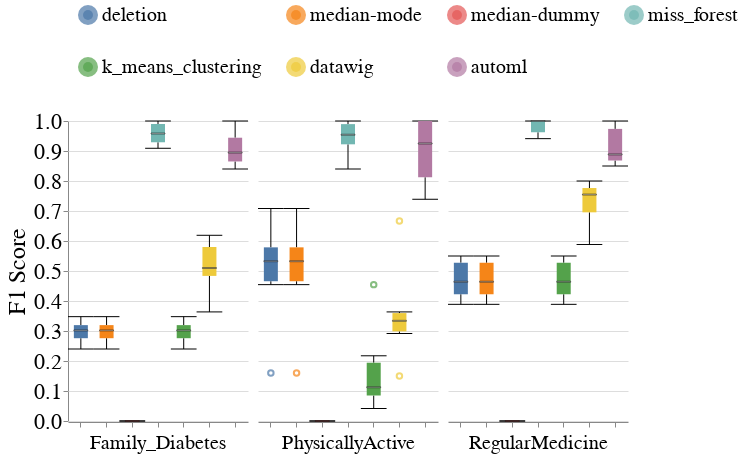

The notebook cell this image was saved under:
### Markdown cell above
### Overall Metrics

### Code cell
create_box_plots_for_mixed_exp(dataset_name=DATASET_NAME,
                               column_names=['Family_Diabetes', 'PhysicallyActive', 'RegularMedicine'],
                               metric_name='f1_score',
                               db_client=db_client,
                               without_dummy=False)
